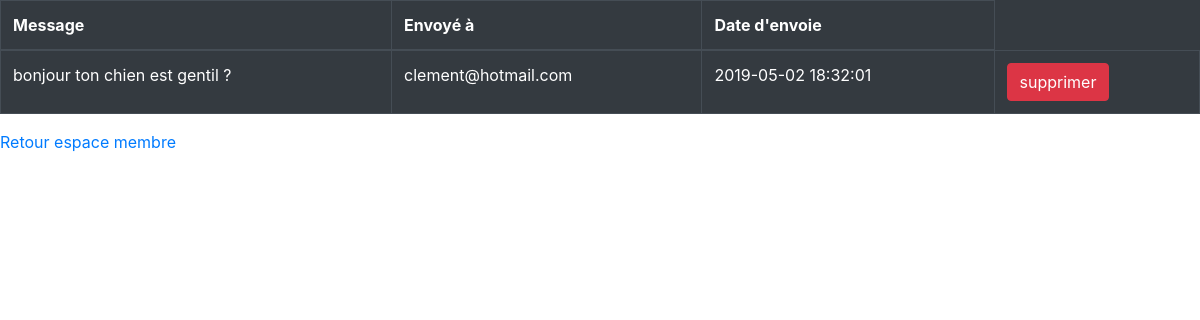
/boite_envoie.php (signed in), run on the app's committed database.
### tables this page shows
CREATE TABLE IF NOT EXISTS `mess` (
  `id` int(255) NOT NULL AUTO_INCREMENT,
  `id_expediteur` int(255) NOT NULL,
  `id_destinataire` int(255) NOT NULL,
  `message` text NOT NULL,
  `date_envoi` datetime NOT NULL DEFAULT CURRENT_TIMESTAMP,
  PRIMARY KEY (`id`) USING BTREE,
  KEY `id_expediteur` (`id_expediteur`)
);

CREATE TABLE IF NOT EXISTS `user` (
  `id` int(255) NOT NULL AUTO_INCREMENT,
  `nom` varchar(50) NOT NULL,
  `prenom` varchar(50) NOT NULL,
  `mdp` varchar(50) NOT NULL,
  `email` varchar(50) NOT NULL,
  `pseudo` varchar(50) NOT NULL,
  `role` varchar(10) NOT NULL,
  PRIMARY KEY (`id`)
);

### boite_envoie.php (the view, shortened to what this page needs)
<?php
$bdd = connectionDb();
?>
<!DOCTYPE html PUBLIC "-//W3C//DTD XHTML 1.0 Strict//EN" "http://www.w3.org/TR/xhtml1/DTD/xhtml1-strict.dtd">
<html xmlns="http://www.w3.org/1999/xhtml" xml:lang="fr" >
<head>
    <link rel="stylesheet" type="text/css" href="bootstrap.min.css">
</head>
<body>
<div class="table-responsive">
    <table class="table  table-hover table-bordered table-dark">
        <thead>
        <th>Message</th>
        <th>Envoyé à </th>
        <th>Date d'envoie</th>
        </thead>
        <tbody>
        <?php
        $requete  = $bdd->prepare('SELECT mess.message,user.email,mess.date_envoi,mess.id_destinataire,mess.id FROM user INNER JOIN mess ON
                                            mess.id_expediteur = user.id WHERE user.id=:id');
        $requete->execute(array('id'=>$_SESSION['id']));
        while($data = $requete->fetch()) {
           $a = $bdd->prepare('SELECT email FROM user WHERE id=:id');
            $a->execute(array('id'=>$data['id_destinataire']));
            $d = $a->fetch() ; ?>
        <tr>
            <td><?php echo $data['message']; ?></td>
            <td><?php echo $d['email'] ;?></td>
            <td><?php echo $data['date_envoi']; ?></td>
            <td>
                <form action="boite_envoie.php" method="post">
                    <label>  <input type="submit" name="supprimer" value="supprimer" class="btn btn-danger"></label>
                </form>
            </td>
        </tr>
        <?php }  $requete->closeCursor(); ?>
        </tbody>
    </table>
    <a href="redirection.php"> Retour espace membre</a>
</div>
</body>
</html>

### data on the page
mess: message "bonjour ton chien est gentil ?", user.email "clement@hotmail.com", date_envoi "2019-05-02 18:32:01"
